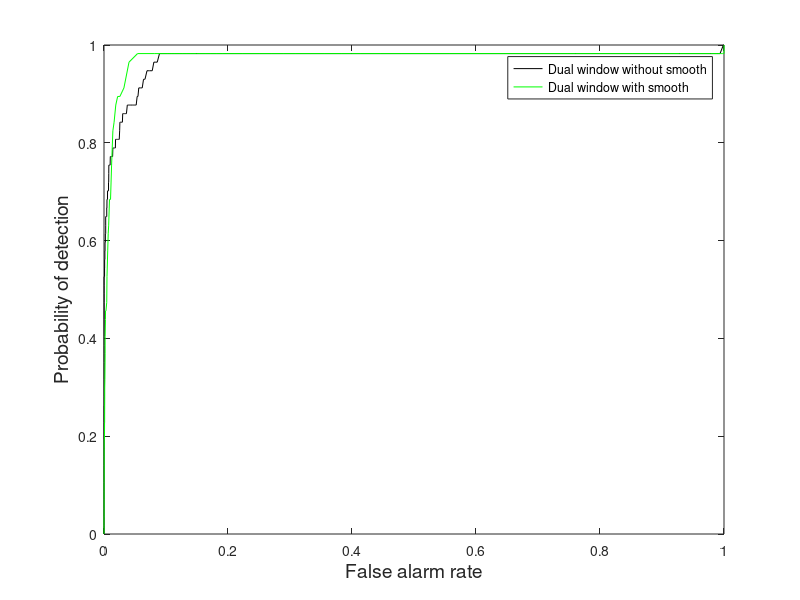

Recreate this plot in MATLAB.
clear all;
load Dict_build_all_X.mat
load Dict_build_all_Y.mat
Dict_build_all_X=X;
Dict_build_all_Y=Y;
load Dict_build_ROC_X.mat
load Dict_build_ROC_Y.mat
Dict_build_ROC_X=X;
Dict_build_ROC_Y=Y;
load Local_Smooth_X_2.mat
load Local_Smooth_Y_2.mat
local_smooth_X=X;
local_smooth_Y=Y;
load Local__X_2.mat
load Local__Y_2.mat
local_X=X;
local_Y=Y;
figure;
plot(local_X,local_Y,'k'),xlabel('False alarm rate','FontSize',14),ylabel('Probability of detection','FontSize',14);
hold on;
plot(local_smooth_X,local_smooth_Y,'g');
hold on;
legend('Dual window without smooth','Dual window with smooth');